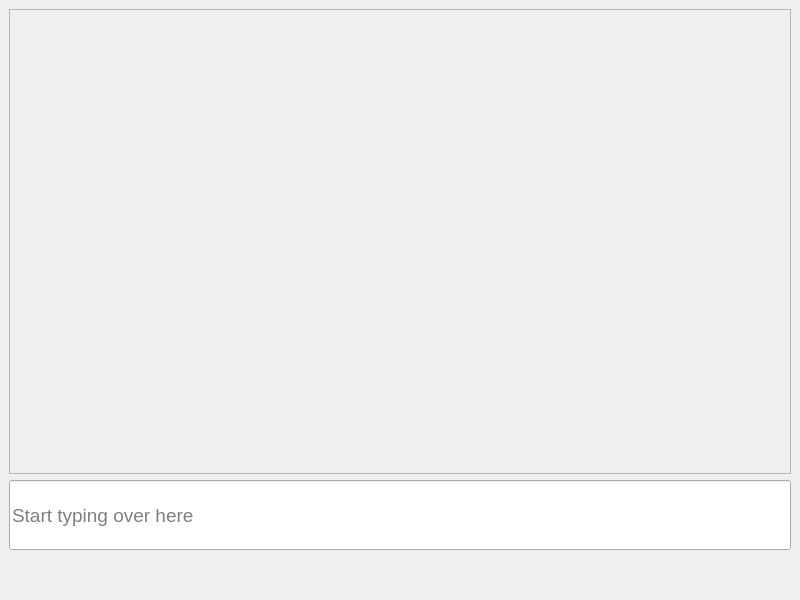
<?xml version="1.0" encoding="UTF-8"?>
<ui version="4.0">
 <class>MainWindow</class>
 <widget class="QMainWindow" name="MainWindow">
  <property name="geometry">
   <rect>
    <x>0</x>
    <y>0</y>
    <width>800</width>
    <height>600</height>
   </rect>
  </property>
  <property name="font">
   <font>
    <italic>false</italic>
    <underline>false</underline>
    <stylestrategy>PreferDefault</stylestrategy>
    <fontweight>Thin</fontweight>
   </font>
  </property>
  <property name="windowTitle">
   <string>MainWindow</string>
  </property>
  <property name="windowIcon">
   <iconset resource="../../../res/res.qrc">
    <normaloff>:/image/files/favicon.ico</normaloff>:/image/files/favicon.ico</iconset>
  </property>
  <property name="styleSheet">
   <string notr="true"/>
  </property>
  <widget class="QWidget" name="center">
   <layout class="QVBoxLayout" name="verticalLayout" stretch="0,1">
    <property name="bottomMargin">
     <number>50</number>
    </property>
    <item>
     <widget class="QScrollArea" name="MessageArea">
      <property name="minimumSize">
       <size>
        <width>0</width>
        <height>465</height>
       </size>
      </property>
      <property name="styleSheet">
       <string notr="true"/>
      </property>
      <property name="widgetResizable">
       <bool>true</bool>
      </property>
      <widget class="QWidget" name="Messages">
       <property name="enabled">
        <bool>true</bool>
       </property>
       <property name="geometry">
        <rect>
         <x>0</x>
         <y>0</y>
         <width>780</width>
         <height>463</height>
        </rect>
       </property>
       <layout class="QVBoxLayout" name="verticalLayout_2">
        <property name="spacing">
         <number>0</number>
        </property>
        <property name="topMargin">
         <number>0</number>
        </property>
        <property name="bottomMargin">
         <number>9</number>
        </property>
       </layout>
      </widget>
     </widget>
    </item>
    <item>
     <widget class="QLineEdit" name="MessageInput">
      <property name="maximumSize">
       <size>
        <width>5000</width>
        <height>70</height>
       </size>
      </property>
      <property name="font">
       <font>
        <pointsize>14</pointsize>
        <italic>false</italic>
        <underline>false</underline>
        <stylestrategy>PreferDefault</stylestrategy>
        <fontweight>Thin</fontweight>
       </font>
      </property>
      <property name="placeholderText">
       <string>Start typing over here</string>
      </property>
      <property name="html" stdset="0">
       <string>&lt;!DOCTYPE HTML PUBLIC &quot;-//W3C//DTD HTML 4.0//EN&quot; &quot;http://www.w3.org/TR/REC-html40/strict.dtd&quot;&gt;
&lt;html&gt;&lt;head&gt;&lt;meta name=&quot;qrichtext&quot; content=&quot;1&quot; /&gt;&lt;meta charset=&quot;utf-8&quot; /&gt;&lt;style type=&quot;text/css&quot;&gt;
p, li { white-space: pre-wrap; }
hr { height: 1px; border-width: 0; }
li.unchecked::marker { content: &quot;\2610&quot;; }
li.checked::marker { content: &quot;\2612&quot;; }
&lt;/style&gt;&lt;/head&gt;&lt;body style=&quot; font-family:'Segoe UI'; font-size:14pt; font-weight:100; font-style:normal;&quot;&gt;
&lt;p style=&quot;-qt-paragraph-type:empty; margin-top:0px; margin-bottom:0px; margin-left:0px; margin-right:0px; -qt-block-indent:0; text-indent:0px; font-weight:400;&quot;&gt;&lt;br /&gt;&lt;/p&gt;&lt;/body&gt;&lt;/html&gt;</string>
      </property>
     </widget>
    </item>
   </layout>
  </widget>
 </widget>
 <resources>
  <include location="../../../res/res.qrc"/>
 </resources>
 <connections/>
</ui>
